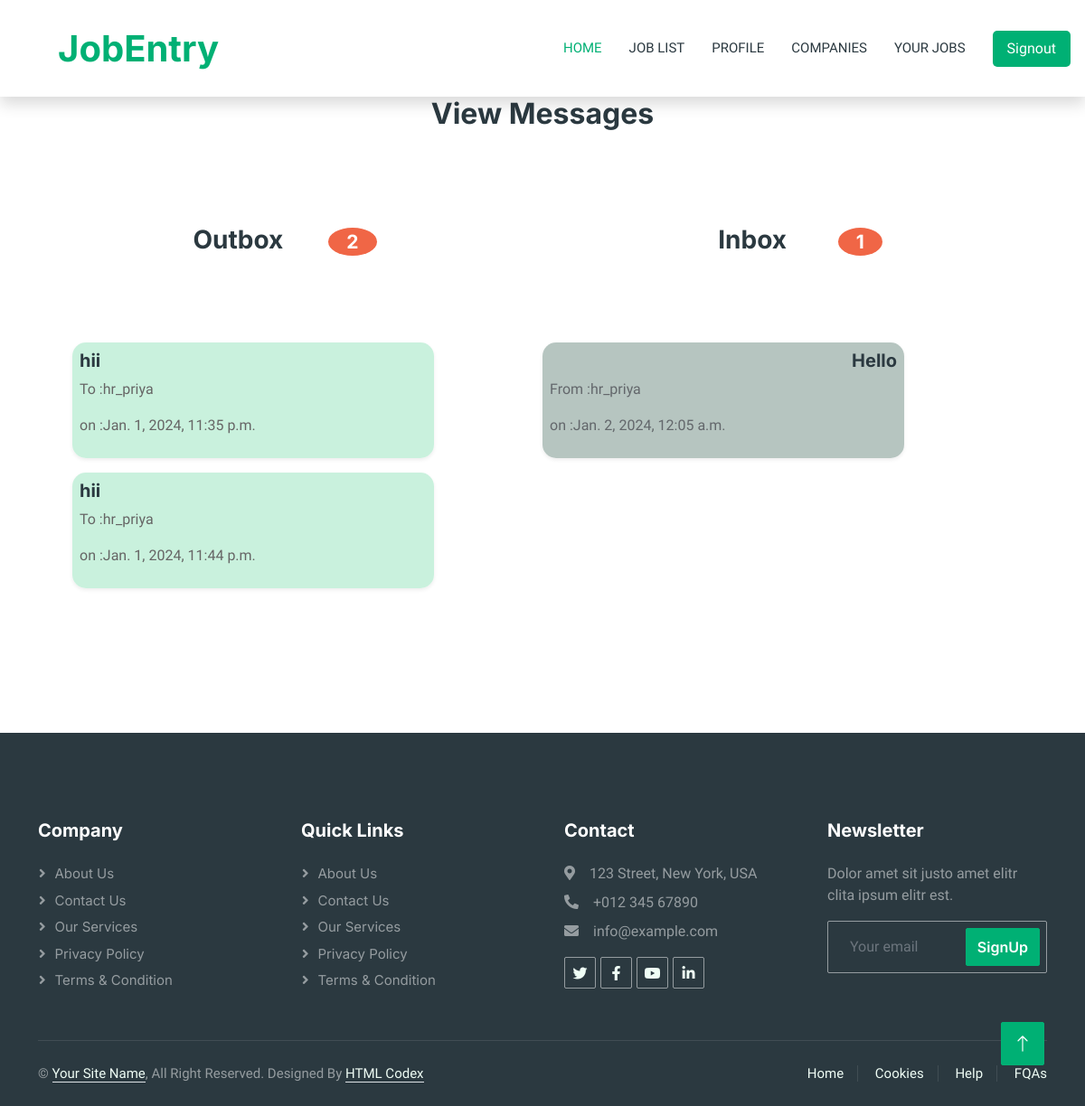
/view_messages/ (signed in), run on the app's committed database.
### users_app/models.py (models this page shows)
class Message(models.Model):
    user=models.ForeignKey(User,on_delete=models.CASCADE,null=True,blank=True)
    company=models.ForeignKey(Employee,on_delete=models.CASCADE,null=True,blank=True)
    added_Date = models.DateTimeField(auto_now=True)
    message = models.CharField(max_length=200,null=True,blank=True)
    reply = models.BooleanField(default=False)

### company_app/models.py (models this page shows)
class Employee(models.Model):
    name=models.CharField(max_length=200)
    Phone_Number=models.IntegerField()
    Address=models.CharField(max_length=250)
    Designation=models.CharField(max_length=250)
    Profile_Image=models.FileField(upload_to="company",null=True,blank=True)
    user=models.ForeignKey(User,on_delete=models.CASCADE,null=True,blank=True)

### users_app/decorators.py (the view)
    def wrapper_function(request, *args, **kwargs):
        group = None
        if request.user.groups.exists():
            group = request.user.groups.all()[0].name
        if group == 'users':
            return view_func(request, *args, **kwargs)
        else:
            return redirect('viewpage')

### users_app/views.py (called while the page is built)
@user_only
def view_messages(request):
    user_messages = Message.objects.filter(user=request.user).exclude(reply=True)
    reply_messages = Message.objects.filter(user=request.user).exclude(reply=False)
    user_messages_count = user_messages.count()
    reply_messages_count = reply_messages.count()
    return render(request, "users/view-messages.html",{"user_messages":user_messages,"reply_messages":reply_messages,"user_messages_count":user_messages_count,"reply_messages_count":reply_messages_count})

### templates/users/view-messages.html (shortened to what this page needs)
{%extends "job-list.html" %}
{% load static %}
{% block content %}
<h2 class="title-subhny mb-2 text-center">View Messages </h2>
<section class="w3l-bottom-grids-6 py-5" id="services">
    <div class="container py-lg-5 py-md-4 py-2">
        <div class="row">
            <div class="col-6">
                {% if user_messages_count == 0 %}
                <h3><span>No Outbox Messages Found</span></h3>
                {% else %}
                <h3 class="text-center"><span>Outbox</span><span class="badge">{{user_messages_count}}
                    </span></h3>
                <div class="grids-area-hny main-cont-wthree-fea row pt-5 mt-5">
                    {% for v in user_messages %}
                    <div class="col-12  mb-3 shadow-sm p-2 inbox-card">
                        <div class="d-flex align-items-center justify-content-between">
                            <h5>{{v.message}}</h5>
                        </div>
                        <div class="text-right">
                          <p>To :<span class="font-weight-bold">{{ v.company.user.username }} </span></p>
                            <p>on :<span class="font-weight-bold">{{v.added_Date}} </span></p>
                        </div>
                    </div>
                    {% endfor %}
                </div>
                {% endif %}
            </div>
            <div class="col-6">
                {% if reply_messages_count == 0 %}
                <h3><span>No Inbox Messages Found</span> </h3>
                {% else %}
                <h3 class="text-center"><span>Inbox</span> <span class="badge"> {{reply_messages_count}} </span>
                </h3>
                <div class="grids-area-hny main-cont-wthree-fea row pt-5 mt-5">
                    {% for v in reply_messages %}
                    <div class="col-12  mb-3 shadow-sm p-2 outbox-card">
                        <div class="d-flex align-items-center justify-content-between">
                            <h5>{{v.message}}</h5>
                        </div>
                        <div class="text-right">
                            <p>From :<span class="font-weight-bold">{{ v.company.user.username }} </span></p>
                            <p>on :<span class="font-weight-bold">{{v.added_Date}} </span></p>
                        </div>
                    </div>
                    {% endfor %}
                </div>
                {% endif %}
            </div>
        </div>
    </div>
</section>
{% endblock%}

### static/css/style.css (style rules this page uses)
:root { --primary: #00B074; --secondary: #2B9BFF; --light: #EFFDF5; --dark: #2B3940; }

### templates/users/view-messages.html (style rules this page uses)
.inbox-card { background: linear-gradient(to right, #c9f1dd, #c9f1dd); border-radius: 15px; max-width: 400px; margin-left: 50px; }
.outbox-card { background: linear-gradient(to right,#b6c5c0,#b6c5c0); color: rgb(99, 103, 107); border-radius: 15px; max-width: 400px; }
.badge { border-radius: 50%; background: rgb(240, 102, 70); padding: 5px 20px; margin-left: 50px; }

### data on the page
Message: message "hii", company.user.username "hr_priya", added_Date "Jan. 1, 2024, 11:35 p.m."
Message: message "hii", company.user.username "hr_priya", added_Date "Jan. 1, 2024, 11:44 p.m."
Message: message "Hello", company.user.username "hr_priya", added_Date "Jan. 2, 2024, 12:05 a.m."

### other printed values
{{ user_messages_count }} "2"
{{ reply_messages_count }} "1"
